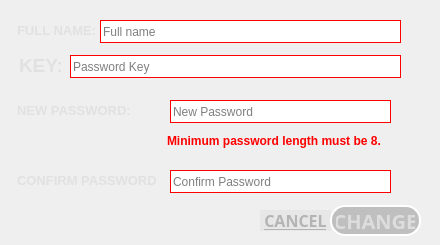
        <widget class="QWidget" name="passwordpage">
         <widget class="QLabel" name="ConfirmPassLabel">
          <property name="geometry">
           <rect>
            <x>10</x>
            <y>165</y>
            <width>151</width>
            <height>31</height>
           </rect>
          </property>
          <property name="font">
           <font>
            <pointsize>10</pointsize>
            <weight>75</weight>
            <bold>true</bold>
           </font>
          </property>
          <property name="styleSheet">
           <string notr="true">color: rgb(225, 225, 225);
border: 2px solid white;
border-style: outset;
border-radius: 15px;
padding: 4px;
border: none;</string>
          </property>
          <property name="text">
           <string>CONFIRM PASSWORD:</string>
          </property>
          <property name="alignment">
           <set>Qt::AlignLeading|Qt::AlignLeft|Qt::AlignVCenter</set>
          </property>
         </widget>
         <widget class="QLineEdit" name="PassKey_2">
          <property name="enabled">
           <bool>true</bool>
          </property>
          <property name="geometry">
           <rect>
            <x>70</x>
            <y>55</y>
            <width>331</width>
            <height>23</height>
           </rect>
          </property>
          <property name="styleSheet">
           <string notr="true">background-color: rgb(255, 255, 255);
border: 1px solid red;</string>
          </property>
          <property name="placeholderText">
           <string>Password Key</string>
          </property>
         </widget>
         <widget class="QLabel" name="NewPassTick">
          <property name="geometry">
           <rect>
            <x>400</x>
            <y>100</y>
            <width>21</width>
            <height>21</height>
           </rect>
          </property>
          <property name="text">
           <string/>
          </property>
          <property name="pixmap">
           <pixmap>../Resources/tick.png</pixmap>
          </property>
          <property name="scaledContents">
           <bool>true</bool>
          </property>
         </widget>
         <widget class="QLabel" name="ConfirmPassTick">
          <property name="geometry">
           <rect>
            <x>400</x>
            <y>170</y>
            <width>21</width>
            <height>21</height>
           </rect>
          </property>
          <property name="text">
           <string/>
          </property>
          <property name="pixmap">
           <pixmap>../Resources/tick.png</pixmap>
          </property>
          <property name="scaledContents">
           <bool>true</bool>
          </property>
         </widget>
         <widget class="QPushButton" name="PassCancel">
          <property name="geometry">
           <rect>
            <x>260</x>
            <y>210</y>
            <width>71</width>
            <height>21</height>
           </rect>
          </property>
          <property name="font">
           <font>
            <family>Bahnschrift SemiBold</family>
            <pointsize>12</pointsize>
            <weight>75</weight>
            <bold>true</bold>
            <underline>true</underline>
           </font>
          </property>
          <property name="cursor">
           <cursorShape>PointingHandCursor</cursorShape>
          </property>
          <property name="styleSheet">
           <string notr="true">color: rgb(180, 180, 180);
background-color: rgba(35, 31, 32, 10);
border: none;</string>
          </property>
          <property name="text">
           <string>CANCEL</string>
          </property>
         </widget>
         <widget class="QLabel" name="PassKey">
          <property name="geometry">
           <rect>
            <x>10</x>
            <y>50</y>
            <width>61</width>
            <height>31</height>
           </rect>
          </property>
          <property name="font">
           <font>
            <pointsize>14</pointsize>
            <weight>75</weight>
            <bold>true</bold>
           </font>
          </property>
          <property name="styleSheet">
           <string notr="true">color: rgb(225, 225, 225);
border: 2px solid white;
border-style: outset;
border-radius: 15px;
padding: 4px;
border: none;</string>
          </property>
          <property name="text">
           <string>KEY:</string>
          </property>
          <property name="alignment">
           <set>Qt::AlignLeading|Qt::AlignLeft|Qt::AlignVCenter</set>
          </property>
         </widget>
         <widget class="QPushButton" name="PassChange">
          <property name="enabled">
           <bool>true</bool>
          </property>
          <property name="geometry">
           <rect>
            <x>330</x>
            <y>205</y>
            <width>91</width>
            <height>31</height>
           </rect>
          </property>
          <property name="font">
           <font>
            <family>Bahnschrift SemiBold</family>
            <pointsize>15</pointsize>
            <weight>75</weight>
            <bold>true</bold>
           </font>
          </property>
          <property name="cursor">
           <cursorShape>PointingHandCursor</cursorShape>
          </property>
          <property name="styleSheet">
           <string notr="true">background-color: rgba(64, 64, 64, 70);
color: rgb(221, 221, 221);
border: 2px solid white;
border-style: outset;
border-radius: 15px;
padding: 4px;</string>
          </property>
          <property name="text">
           <string>CHANGE</string>
          </property>
         </widget>
         <widget class="QLabel" name="NewPassLabel">
          <property name="geometry">
           <rect>
            <x>10</x>
            <y>95</y>
            <width>151</width>
            <height>31</height>
           </rect>
          </property>
          <property name="font">
           <font>
            <pointsize>10</pointsize>
            <weight>75</weight>
            <bold>true</bold>
           </font>
          </property>
          <property name="styleSheet">
           <string notr="true">color: rgb(225, 225, 225);
border: 2px solid white;
border-style: outset;
border-radius: 15px;
padding: 4px;
border: none;</string>
          </property>
          <property name="text">
           <string>NEW PASSWORD:</string>
          </property>
          <property name="alignment">
           <set>Qt::AlignLeading|Qt::AlignLeft|Qt::AlignVCenter</set>
          </property>
         </widget>
         <widget class="QLineEdit" name="ConfirmPass">
          <property name="enabled">
           <bool>false</bool>
          </property>
          <property name="geometry">
           <rect>
            <x>170</x>
            <y>170</y>
            <width>221</width>
            <height>23</height>
           </rect>
          </property>
          <property name="styleSheet">
           <string notr="true">background-color: rgb(255, 255, 255);
border: 1px solid red;</string>
          </property>
          <property name="echoMode">
           <enum>QLineEdit::Password</enum>
          </property>
          <property name="placeholderText">
           <string>Confirm Password</string>
          </property>
         </widget>
         <widget class="QLabel" name="keyTick_2">
          <property name="geometry">
           <rect>
            <x>410</x>
            <y>55</y>
            <width>21</width>
            <height>21</height>
           </rect>
          </property>
          <property name="text">
           <string/>
          </property>
          <property name="pixmap">
           <pixmap>../Resources/tick.png</pixmap>
          </property>
          <property name="scaledContents">
           <bool>true</bool>
          </property>
         </widget>
         <widget class="QLabel" name="Useless">
          <property name="geometry">
           <rect>
            <x>160</x>
            <y>125</y>
            <width>251</width>
            <height>31</height>
           </rect>
          </property>
          <property name="font">
           <font>
            <pointsize>9</pointsize>
            <weight>75</weight>
            <bold>true</bold>
           </font>
          </property>
          <property name="styleSheet">
           <string notr="true">color: rgb(225, 225, 225);
border: 2px solid white;
border-style: outset;
border-radius: 15px;
padding: 4px;
border: none;
color: rgb(255, 0, 0);</string>
          </property>
          <property name="text">
           <string>Minimum password length must be 8.</string>
          </property>
          <property name="alignment">
           <set>Qt::AlignLeading|Qt::AlignLeft|Qt::AlignVCenter</set>
          </property>
          <property name="wordWrap">
           <bool>true</bool>
          </property>
         </widget>
         <widget class="QLineEdit" name="NewPass">
          <property name="enabled">
           <bool>false</bool>
          </property>
          <property name="geometry">
           <rect>
            <x>170</x>
            <y>100</y>
            <width>221</width>
            <height>23</height>
           </rect>
          </property>
          <property name="styleSheet">
           <string notr="true">background-color: rgb(255, 255, 255);
border: 1px solid red;</string>
          </property>
          <property name="echoMode">
           <enum>QLineEdit::Password</enum>
          </property>
          <property name="placeholderText">
           <string>New Password</string>
          </property>
         </widget>
         <widget class="QLineEdit" name="UserFullname_2">
          <property name="enabled">
           <bool>true</bool>
          </property>
          <property name="geometry">
           <rect>
            <x>100</x>
            <y>20</y>
            <width>301</width>
            <height>23</height>
           </rect>
          </property>
          <property name="styleSheet">
           <string notr="true">background-color: rgb(255, 255, 255);
border: 1px solid red;
border-top-left-radius : 0px;
border-top-right-radius : 0px; 
border-bottom-left-radius : 0px; 
border-bottom-right-radius : 0px;</string>
          </property>
          <property name="placeholderText">
           <string>Full name</string>
          </property>
         </widget>
         <widget class="QLabel" name="useless_12">
          <property name="geometry">
           <rect>
            <x>10</x>
            <y>15</y>
            <width>91</width>
            <height>31</height>
           </rect>
          </property>
          <property name="font">
           <font>
            <pointsize>10</pointsize>
            <weight>75</weight>
            <bold>true</bold>
           </font>
          </property>
          <property name="styleSheet">
           <string notr="true">color: rgb(225, 225, 225);
border: 2px solid white;
border-style: outset;
border-radius: 15px;
padding: 4px;
border: none;</string>
          </property>
          <property name="text">
           <string>FULL NAME:</string>
          </property>
          <property name="alignment">
           <set>Qt::AlignLeading|Qt::AlignLeft|Qt::AlignVCenter</set>
          </property>
         </widget>
        </widget>
